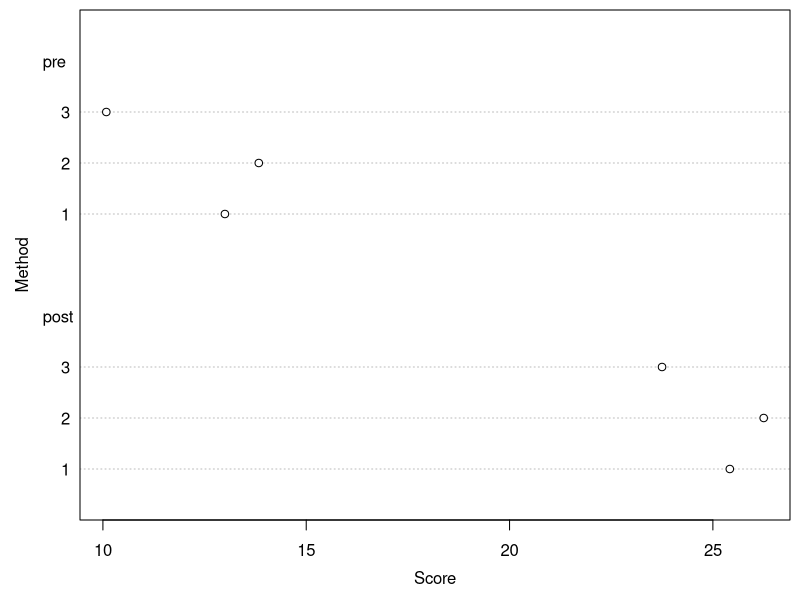
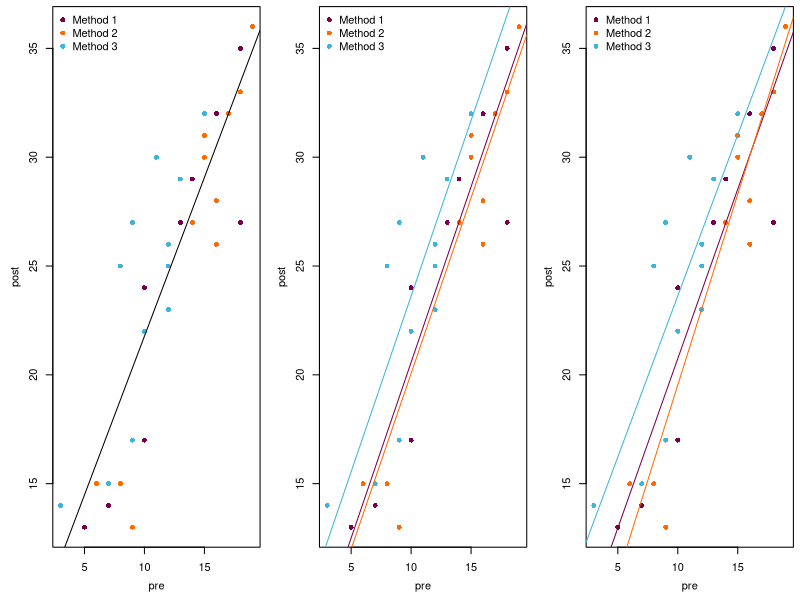
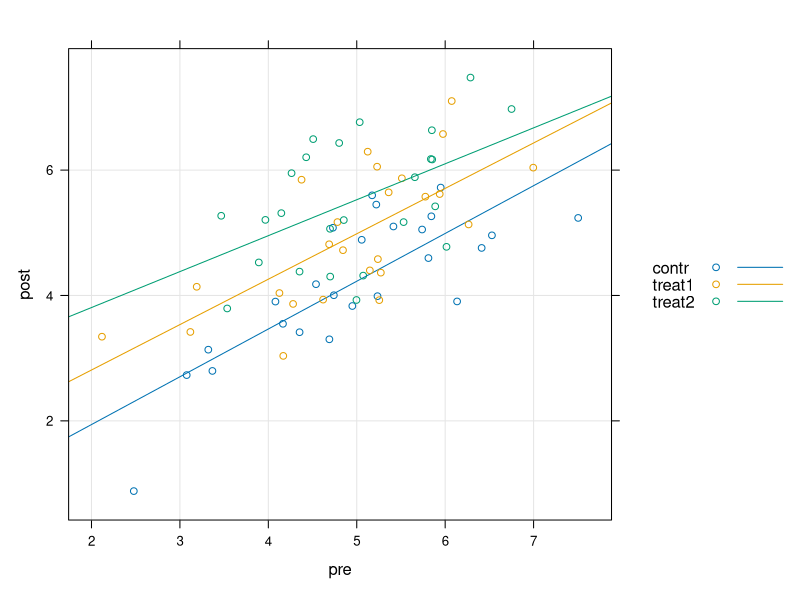
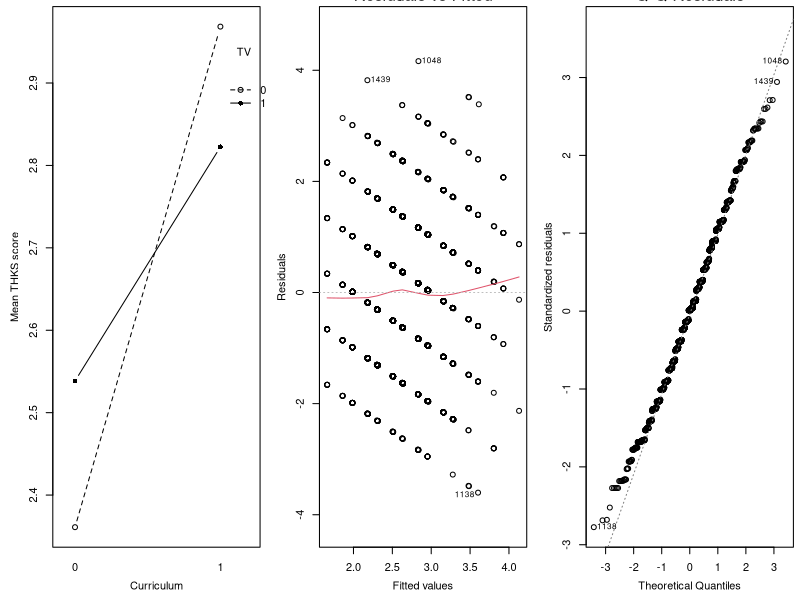
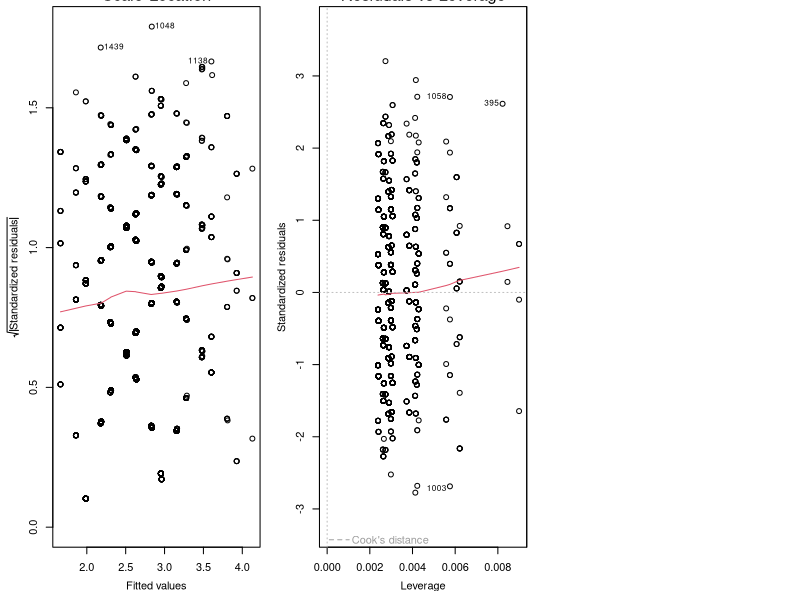

The R source for these figures, in order:
## ---- chunk 1
dat <- read.table("data/ancova-data.txt", header = TRUE)
dat$method <- factor(dat$method)
## ---- chunk 2
knitr::kable(t(dat[dat$method == 1, c("pre", "post")]), col.names = NULL)
## ---- chunk 3
knitr::kable(t(dat[dat$method == 2, c("pre", "post")]), col.names = NULL)
## ---- chunk 4
knitr::kable(t(dat[dat$method == 3, c("pre", "post")]), col.names = NULL)
## ---- chunk 5
par(mai = c(.8, .8, .1, .1), mgp = c(2.4, 1, 0))
datm <- aggregate(cbind(pre, post) ~ method, data = dat, FUN = mean)
dotchart(as.matrix(datm[, 2:3]), xlab = "Score", ylab = "Method")
## ---- chunk 6
## Fit models
lm1 <- lm(post ~ pre, data = dat)
lm2 <- lm(post ~ pre + method, data = dat)
lm3 <- lm(post ~ pre * method, data = dat)

## LRT
anova(lm1, lm2, lm3)

colors <- c("#78004B", "#FF6900", "#3CB4DC")

## Plot model predictions
par(mfrow = c(1, 3))

plot(post ~ pre, data = dat, col = colors[dat$method], pch = 16)
abline(lm1)
legend("topleft", paste("Method", 1:3), col = colors, pch = 16, bty = "n")

plot(post ~ pre, data = dat, col = colors[dat$method], pch = 16)
abline(coef(lm2)[1], coef(lm2)[2], col = colors[1])
abline(coef(lm2)[1] + coef(lm2)[3], coef(lm2)[2], col = colors[2])
abline(coef(lm2)[1] + coef(lm2)[4], coef(lm2)[2], col = colors[3])
legend("topleft", paste("Method", 1:3), col = colors, pch = 16, bty = "n")

plot(post ~ pre, data = dat, col = colors[dat$method], pch = 16)
abline(coef(lm3)[1], coef(lm3)[2], col = colors[1])
abline(coef(lm3)[1] + coef(lm3)[3], coef(lm3)[2] + coef(lm3)[5], col = colors[2])
abline(coef(lm3)[1] + coef(lm3)[4], coef(lm3)[2] + coef(lm3)[6], col = colors[3])
legend("topleft", paste("Method", 1:3), col = colors, pch = 16, bty = "n")

## Means for pre and post measurements
datagg <- aggregate(cbind(pre, post) ~ method, data = dat, FUN = mean)

## Adjusted means
datagg$post_adj <- predict(lm2,
                           newdata = data.frame(method = factor(1:3),
                                                pre = mean(dat$pre)))

# Adjusted "time effects"
datagg$diff <- datagg$post - datagg$pre
datagg$diff_adj <- datagg$post_adj - mean(datagg$pre)
## ---- chunk 7
set.seed(1042)      # set seed for reproducibility

n <- 75
condition <- factor(rep(c("contr", "treat1", "treat2"), each = n / 3))
eff_cond <- c(1, 0.5, 1)

pre  <- rnorm(n, mean = 5, sd = 1)
post <- 0.7 * pre + model.matrix( ~ condition) %*% eff_cond + rnorm(n)

dat <- data.frame(id        = factor(1:n),
                  pre       = pre,
                  post      = post,
                  condition = condition
       )
rm(pre, post, condition)

lattice::xyplot(post ~ pre, dat, groups = condition,
                type = c("g", "p", "r"), auto.key = TRUE)

# Observed averaged time effects, pre and post scores
aggregate(cbind(post - pre, pre, post) ~ condition, dat, mean)
## ---- chunk 8
library(lme4)

## Change Score Model

#m1 <- lm(post - pre ~ condition, dat)
m1 <- lm(post ~ condition + offset(pre), dat)
summary(m1)

## ANCOVA Model

m2 <- lm(post ~ condition + pre, dat)
summary(m2)

# Adjusted means
predict(m2, newdata = data.frame(condition = c("contr", "treat1", "treat2"),
                                 pre = mean(dat$pre)))

## Mixed Model (equivalent to change score model)

dat_long <- reshape(dat, direction = "long",
                    varying = list(c("pre", "post")),
                    v.names = "resp",
                    idvar = "id",
                    timevar = "time",
                    times = c(0, 1))

m3 <- lmer(resp ~ condition * time + (1 | id), dat_long)
summary(m3)

## Compare parameters of the three models
cbind(coef(m1), coef(m2)[1:3], fixef(m3)[4:6])

datagg <- aggregate(cbind(pre, post) ~ condition, data = dat, FUN = mean)

## Adjusted means
datagg$post_adj <- predict(m2,
                           newdata = data.frame(condition = factor(c("contr", "treat1", "treat2")),
                                                pre = mean(dat$pre)))

# Adjusted "time effects"
datagg$diff <- datagg$post - datagg$pre
datagg$diff_adj <- datagg$post_adj - mean(datagg$pre)

# OR

m4 <- lm(post - pre ~ condition + scale(pre), dat)
summary(m4)

# Adjusted "time effects"
predict(m4, newdata = data.frame(condition = c("contr", "treat1", "treat2"),
                                 pre = mean(dat$pre)))
## ---- chunk 9
dat <- read.table("data/television.txt", skip = 43)
names(dat) <- c("school", "class", "curri", "tv", "pre", "post")

aggregate(cbind(pre, post, post - pre) ~ curri + tv, data = dat, FUN = mean)
aggregate(cbind(pre, post) ~ curri + tv, data = dat, FUN = sd)
aggregate(pre ~ curri + tv, data = dat, FUN = length)

interaction.plot(dat$curri, dat$tv, dat$post, type = "b", pch = c(1,16),
  xlab = "Curriculum", ylab = "Mean THKS score", trace.label = "TV")

summary(lm1 <- lm(post ~ curri * tv, data = dat))              # Follow-Up
summary(lm2 <- lm(post - pre ~ curri * tv, data = dat))        # Change-Score
summary(lm3 <- lm(post ~ pre + curri * tv, data = dat))        # ANCOVA
summary(lm4 <- lm(post - pre ~ pre + curri * tv, data = dat))  # Change-Score ANCOVA

plot(lm3)
